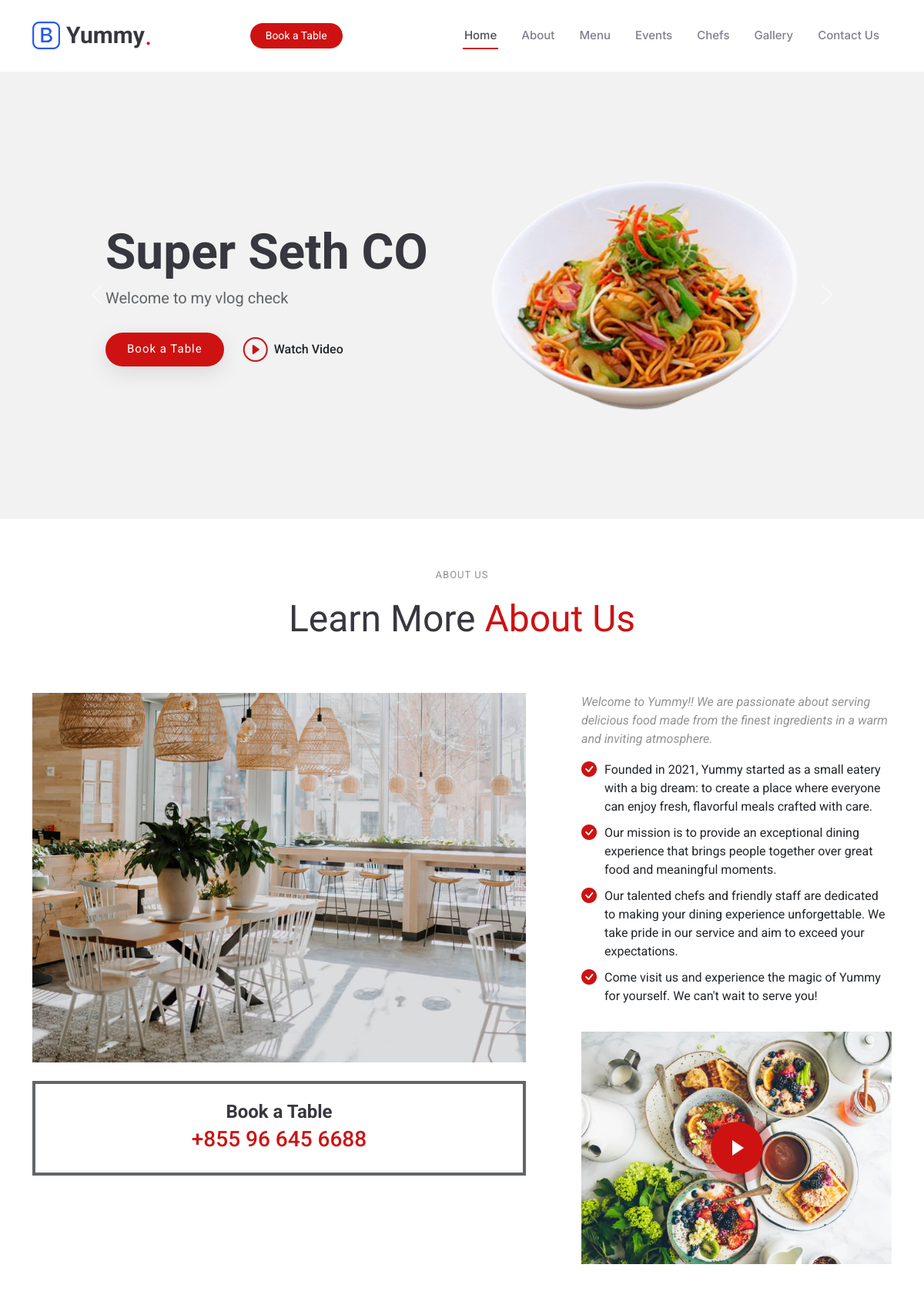
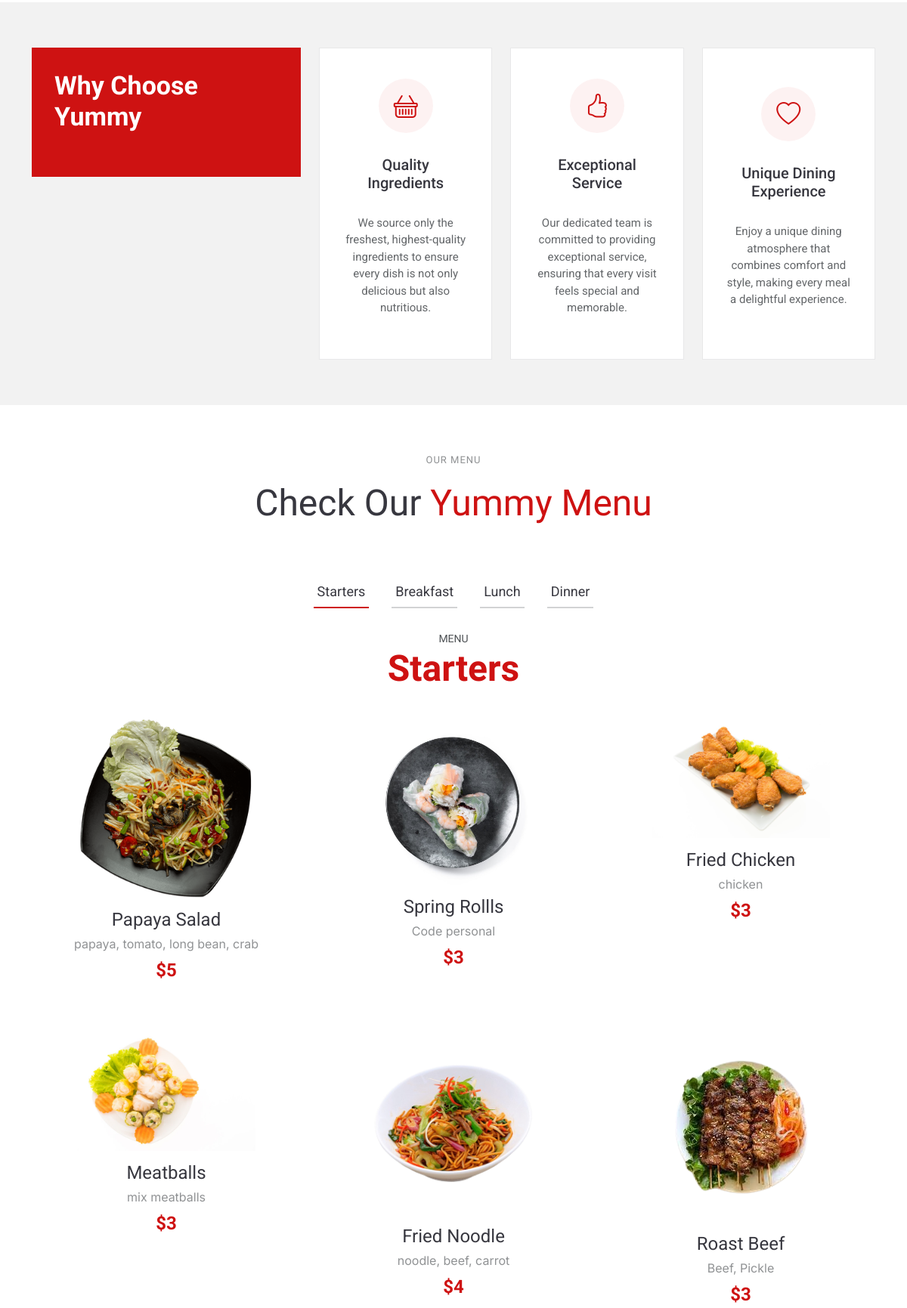
The page / (upper part) on the database its author committed (2 pictures, top to bottom).
### accounts/models.py (models this page shows, shortened)
class tblTopMenu(models.Model):
    topMenuName = models.CharField(max_length=200, null=True)
    topMenuImage = models.CharField(max_length=200, null=True)
    topMenuLink = models.CharField(max_length=200)

class tblSlide(models.Model):
    title = models.CharField(max_length=200)
    description = models.TextField()
    slideImage = models.ImageField(upload_to ='SlideImages/')
    video_url = models.URLField(null=True, blank=True)
    button_text = models.CharField(max_length=100, default='Book a Table', editable=False)
    button_link = models.CharField(max_length=200, default='#book-a-table', editable=False)
    order = models.IntegerField(default=0)

class tblAboutUs(models.Model):
    aboutUsName = models.CharField(max_length=200, null=True)
    aboutUsImage = models.ImageField(upload_to ='AboutUsImages/')
    videoImage = models.ImageField(upload_to ='AboutUsImages/')
    phoneNumber = models.CharField(max_length=15, null=True)
    advan1 = models.CharField(max_length=200, null=True)
    advan2 = models.CharField(max_length=200, null=True)
    advan3 = models.CharField(max_length=200, null=True)
    advan4 = models.CharField(max_length=200, null=True)
    description = models.CharField(max_length=200, null=True)
    aboutDate = models.DateTimeField(auto_now_add=True, null=True)

class tblContactUs(models.Model):
    address = models.CharField(max_length=200, null=True)
    callUs = models.CharField(max_length=200, null=True)
    emailUs = models.CharField(max_length=200, null=True)
    openHour = models.CharField(max_length=200, null=True)

class tblwhyUs(models.Model):
    icon = models.CharField(max_length=200, null=True)
    title = models.CharField(max_length=200, null=True)
    description = models.CharField(max_length=200, null=True)

class Category(models.Model):
    CategoryName = models.CharField(max_length=200, null=True)
    CategoryImage =  models.ImageField(upload_to ='CategoryImages/')
    created_date = models.DateTimeField(auto_now_add=True, null=True)
    status = models.CharField(max_length=20, null=True)

class tblFoodMenu(models.Model):
    ACTIVE = 'Active'
    INACTIVE = 'Inactive'
    STATUS_CHOICES = [
        (ACTIVE, 'Active'),
        (INACTIVE, 'Inactive'),
    ]
    foodName = models.CharField(max_length=200, null=True)
    categoryID = models.ForeignKey(Category, on_delete=models.CASCADE, null=True)
    priceOut = models.CharField(max_length=200, null=True)
    description = models.CharField(max_length=200, null=True)
    foodImage = models.ImageField(upload_to='FoodMenuImages/')
    foodDate = models.DateTimeField(auto_now_add=True, null=True)
    status = models.CharField(max_length=20, choices=STATUS_CHOICES, default=ACTIVE)

### accounts/views.py (the view)
# urls.py: path('', views.Index),
def Index(request):
    TopMenu = tblTopMenu.objects.all()
    category = Category.objects.all()
    Menu = tblFoodMenu.objects.filter(status='Active')
    chef = tblChef.objects.all()
    gallery = tblGallery.objects.all()
    Slide = tblSlide.objects.all().order_by('order')
    event = tblEnventCatalog.objects.all()
    contactUs = tblContactUs.objects.all()
    whyUs = tblwhyUs.objects.all()
    aboutUs = tblAboutUs.objects.all()
    context ={
        'TopMenus' : TopMenu,
        'FoodCategory' : category,
        'FoodMenu' : Menu,
        'Chef' : chef,
        'Gallery' : gallery,
        'slides' : Slide,
        'events' : event,
        'contactUs' : contactUs,
        'whyUs' : whyUs,
        'aboutUs' : aboutUs,
    }
    return render(request, 'accounts/index.html', context)

### accounts/templates/accounts/index.html (shortened to what this page needs)
{% load static %}
<!DOCTYPE html>
<html lang="en">
<head>
  <link href="{% static 'assets/vendor/bootstrap/css/bootstrap.min.css' %}" rel="stylesheet">
  <link href="{% static 'assets/vendor/bootstrap-icons/bootstrap-icons.css' %}" rel="stylesheet">
  <link href="{% static 'assets/vendor/aos/aos.css' %}" rel="stylesheet">
  <link href="{% static 'assets/vendor/glightbox/css/glightbox.min.css' %}" rel="stylesheet">
  <link href="{% static 'assets/vendor/swiper/swiper-bundle.min.css' %}" rel="stylesheet">
  <link href="{% static 'assets/css/main.css' %}" rel="stylesheet">
</head>
<body class="index-page">
  {% include 'accounts/header.html' %}
  <main class="main">
    {% include 'accounts/hero.html' %}
    {% include 'accounts/about.html' %}
    {% include 'accounts/whyus.html' %}
    {% include 'accounts/menu.html' %}
  </main>
</body>
</html>

### accounts/templates/accounts/header.html (shortened to what this page needs)
{% load static %}
<header id="header" class="header d-flex align-items-center sticky-top">
    <div class="container position-relative d-flex align-items-center justify-content-between">
      <a href="#" class="logo d-flex align-items-center me-auto me-xl-0">
        <img src="assets/img/logo.png" alt="">
        <h1 class="sitename">Yummy</h1>
        <span>.</span>
      </a>
      <nav id="navmenu" class="navmenu">
        <ul>
          {% for TopMenu in TopMenus %}
            <li class="dropdown">
              <a href="#{{TopMenu.topMenuLink}}" class="">{{TopMenu.topMenuName}}</a>
            </li>
          {% endfor %}
        </nav>
      <a class="btn-getstarted" href="#book-a-table">Book a Table</a>
    </div>
  </header>

### accounts/templates/accounts/hero.html (shortened to what this page needs)
{% load static %}
<section id="hero" class="hero section light-background">
    <div class="container">
      <div id="carouselExample" class="carousel slide" data-bs-ride="carousel">
        <div class="carousel-inner">
            {% for slide in slides %}
                <div class="carousel-item {% if forloop.first %}active{% endif %}">
                    <div class="row gy-4 justify-content-center">
                        <div class="col-lg-5 d-flex flex-column justify-content-center">
                            <h1 data-aos="fade-up">{{ slide.title }}</h1>
                            <p data-aos="fade-up" data-aos-delay="100">{{ slide.description }}</p>
                            <div class="d-flex" data-aos="fade-up" data-aos-delay="200">
                                <a href="{{ slide.button_link }}" class="btn-get-started">{{ slide.button_text }}</a>
                                {% if slide.video_url %}
                                    <a href="{{ slide.video_url }}" class="glightbox btn-watch-video d-flex align-items-center">
                                        <i class="bi bi-play-circle"></i>
                                        <span>Watch Video</span>
                                    </a>
                                {% endif %}
                            </div>
                        </div>
                        <div class="col-lg-5 hero-img" data-aos="zoom-out">
                            <img src="{{ slide.slideImage.url }}" class="img-fluid animated" alt="{{ slide.title }}">
                        </div>
                    </div>
                </div>
            {% endfor %}
        </div>
        <button class="carousel-control-prev" type="button" data-bs-target="#carouselExample" data-bs-slide="prev">
            <span class="carousel-control-prev-icon" aria-hidden="true"></span>
        </button>
        <button class="carousel-control-next" type="button" data-bs-target="#carouselExample" data-bs-slide="next">
            <span class="carousel-control-next-icon" aria-hidden="true"></span>
        </button>
    </div>
    </div>
</section>

### accounts/templates/accounts/about.html
{% load static %}
<section id="about" class="about section">
    <div class="container section-title" data-aos="fade-up">
      <h2>About Us<br></h2>
      <p><span>Learn More</span> <span class="description-title">About Us</span></p>
    </div>
    <div class="container">
      <div class="row gy-4">
        {% for aboutUss in aboutUs %}
        <div class="col-lg-7" data-aos="fade-up" data-aos-delay="100">
          <img src="{{aboutUss.aboutUsImage}}" class="img-fluid mb-4" alt="">
          {% for contact in contactUs %}
            <div class="book-a-table">
              <h3>Book a Table</h3>
              <p>{{contact.callUs}}</p>
            </div>
          {% endfor %}
        </div>
        <div class="col-lg-5" data-aos="fade-up" data-aos-delay="250">
          <div class="content ps-0 ps-lg-5">
              <p class="fst-italic">
                {{aboutUss.aboutUsName}}
              </p>
              <ul>
                <li><i class="bi bi-check-circle-fill"></i> <span>{{aboutUss.advan1}}</span></li>
                <li><i class="bi bi-check-circle-fill"></i> <span>{{aboutUss.advan2}}</span></li>
                <li><i class="bi bi-check-circle-fill"></i> <span>{{aboutUss.advan3}}</span></li>
                <li><i class="bi bi-check-circle-fill"></i> <span>{{aboutUss.advan4}}</span></li>
              </ul>
              <div class="position-relative mt-4">
                <img src="{% static 'assets/img/about-2.jpg' %}" class="img-fluid" alt="">
                <a href="https://www.youtube.com/watch?v=Y7f98aduVJ8" class="glightbox pulsating-play-btn"></a>
              </div>
          </div>
        </div>
        {% endfor %}
      </div >
    </div>
  </section>

### accounts/templates/accounts/whyus.html
{% load static %}
<section id="why-us" class="why-us section light-background">
    <div class="container">
      <div class="row gy-4">
        <div class="col-lg-4" data-aos="fade-up" data-aos-delay="100">
          <div class="why-box">
            <h3>Why Choose Yummy</h3>
          </div>
        </div>
        <div class="col-lg-8 d-flex align-items-stretch">
          <div class="row gy-4" data-aos="fade-up" data-aos-delay="200">
            {% for whyUss in whyUs %}
              <div class="col-xl-4">
                <div class="icon-box d-flex flex-column justify-content-center align-items-center">
                  <i class="{{whyUss.icon}}"></i>
                  <h4>{{whyUss.title}}</h4>
                  <p>{{whyUss.description}}</p>
                </div>
              </div>
            {% endfor %}
          </div>
        </div>
      </div>
    </div>
  </section>

### accounts/templates/accounts/menu.html
{% load static %}
<section id="menu" class="menu section">
  <div class="container section-title" data-aos="fade-up">
    <h2>Our Menu</h2>
    <p><span>Check Our</span> <span class="description-title">Yummy Menu</span></p>
  </div>
  <div class="container">
    <ul class="nav nav-tabs d-flex justify-content-center" data-aos="fade-up" data-aos-delay="100">
      {% for category in FoodCategory %}
        <li class="nav-item">
          <a class="nav-link {% if forloop.first %}active show{% endif %}" data-bs-toggle="tab" data-bs-target="#menu-{{ category.id }}">
            <h4>{{ category.CategoryName }}</h4>
          </a>
        </li>
      {% endfor %}
    </ul>
    <div class="tab-content" data-aos="fade-up" data-aos-delay="200">
      {% for category in FoodCategory %}
        <div class="tab-pane fade {% if forloop.first %}active show{% endif %}" id="menu-{{ category.id }}">
          <div class="tab-header text-center">
            <p>Menu</p>
            <h3>{{ category.CategoryName }}</h3>
          </div>
          <div class="row gy-5">
            {% for menu in FoodMenu %}
              {% if menu.categoryID.id == category.id %}
                <div class="col-lg-4 menu-item">
                  <a href="{{ menu.foodImage.url }}" class="glightbox">
                    <img src="{{ menu.foodImage.url }}" class="menu-img img-fluid" alt="{{ menu.foodName }}">
                  </a>
                  <h4>{{ menu.foodName }}</h4>
                  <p class="ingredients">
                    {{ menu.description }}
                  </p>
                  <p class="price">
                    ${{ menu.priceOut }}
                  </p>
                </div>
              {% endif %}
            {% endfor %}
          </div>
        </div>
      {% endfor %}
    </div>
  </div>
</section>

### rows shown on the page
tblTopMenu: topMenuName "Home"
tblTopMenu: topMenuName "About"
tblTopMenu: topMenuName "Menu"
tblTopMenu: topMenuName "Events"
tblTopMenu: topMenuName "Chefs"
tblTopMenu: topMenuName "Gallery"
tblTopMenu: topMenuName "Contact Us"
tblSlide: title "Super Seth CO", description "Welcome to my vlog check", button_text "Book a Table", slideImage (picture)
tblAboutUs: aboutUsImage (picture), aboutUsName "Welcome to Yummy!! We are passionate about serving delicious food made from the finest ingredients in a warm and inviting atmosphere.", advan1 "Founded in 2021, Yummy started as a small eatery with a big dream: to create a place where everyone can enjoy fresh, flavorful meals crafted with care.", advan2 "Our mission is to provide an exceptional dining experience that brings people together over great food and meaningful moments.", advan3 "Our talented chefs and friendly staff are dedicated to making your dining experience unforgettable. We take pride in our service and aim to exceed your expectations.", advan4 "Come visit us and experience the magic of Yummy for yourself. We can't wait to serve you!"
tblContactUs: callUs "+855 96 645 6688"
tblwhyUs: title "Quality Ingredients", description "We source only the freshest, highest-quality ingredients to ensure every dish is not only delicious but also nutritious."
tblwhyUs: title "Exceptional Service", description "Our dedicated team is committed to providing exceptional service, ensuring that every visit feels special and memorable."
tblwhyUs: title "Unique Dining Experience", description "Enjoy a unique dining atmosphere that combines comfort and style, making every meal a delightful experience."
Category: CategoryName "Starters"
Category: CategoryName "Breakfast"
Category: CategoryName "Lunch"
Category: CategoryName "Dinner"
tblFoodMenu: foodImage (picture), foodName "Papaya Salad", description "papaya, tomato, long bean, crab", priceOut "5"
tblFoodMenu: foodImage (picture), foodName "Spring Rollls", description "Code personal", priceOut "3"
tblFoodMenu: foodImage (picture), foodName "Fried Chicken", description "chicken", priceOut "3"
tblFoodMenu: foodImage (picture), foodName "Meatballs", description "mix meatballs", priceOut "3"
tblFoodMenu: foodImage (picture), foodName "Fried Noodle", description "noodle, beef, carrot", priceOut "4"
tblFoodMenu: foodImage (picture), foodName "Roast Beef", description "Beef, Pickle", priceOut "3"
